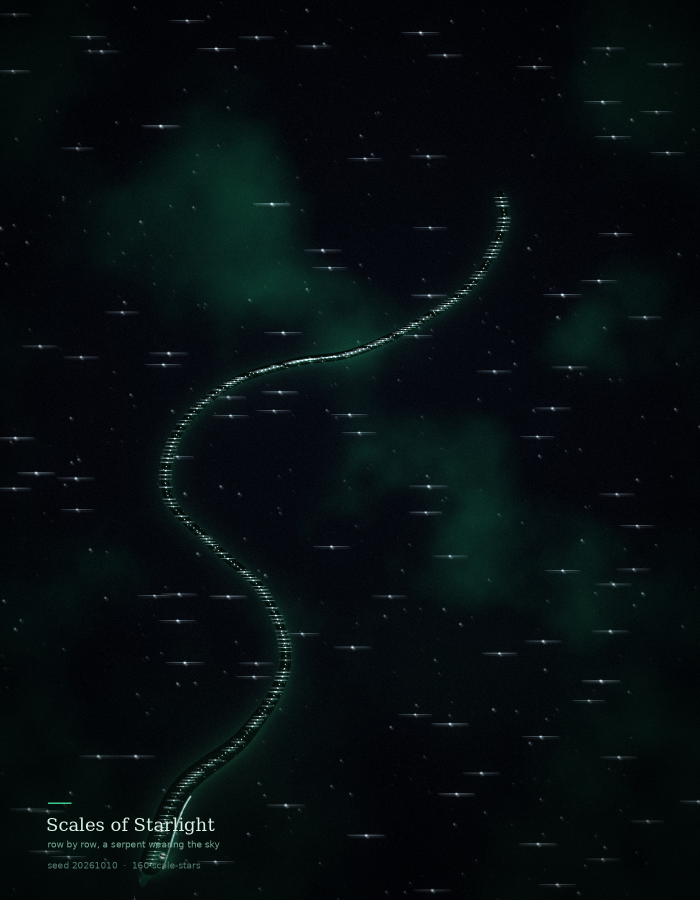
#> input picture scales-of-starlight.png, 1400 x 1800 px, found by its file name (shown at 1/2 size)
$ python probe_profile.py
#> lines starting #> are read from the running program, lines starting #| are printed output that depends on the picture
"""Probe 3: diagnose WHY (585,725) and (335,990) stay fused, without guessing.

For each flank sample, print the full luminance profile across the flank so I can
see the actual shape: is there a valley (dark) between two peaks, or a plateau
(two humps)? A plateau means the cores themselves overlap. A deep valley with high
fill means the ink/glow is refilling it.
"""
import numpy as np
from PIL import Image

im = np.asarray(Image.open("/home/adora/narusya-play/scales-of-starlight.png").convert("RGB")).astype(np.float32) / 255
H, W, _ = im.shape
#> H = 1800; W = 1400
lum = im @ np.array([0.299, 0.587, 0.114])

samples = [(585, 725), (335, 990), (490, 1470)]

for x0, y0 in samples:
    strip = lum[y0 - 12:y0 + 12, x0 - 110:x0 + 110]
    rowmax = strip.max(axis=0)
    # downsample to 90 chars for a readable profile
    n = len(rowmax)
    step = n // 90
    prof = rowmax[::step]
    s = "".join("#" if v > 0.7 else "+" if v > 0.45 else "." if v > 0.25 else " " for v in prof)
    print(f"--- ({x0},{y0}) 90px-wide profile (>0.7=#, >0.45=+, >0.25=.)")
    print(s)
    print()
#> this loop made 3 passes
#> pass 1, `strip = lum[y0 - 12:y0 + 12, x0 - 110:x0 + 110]`:
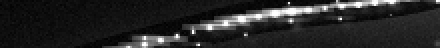
#> strip: shape (24, 220) float64 (shown 2 times larger); min 0.0023, max 1, mean 0.152
#> pass 2, `strip = lum[y0 - 12:y0 + 12, x0 - 110:x0 + 110]`:
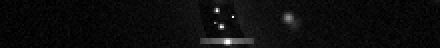
#> strip: shape (24, 220) float64 (shown 2 times larger); min 0, max 1, mean 0.0516
#> pass 3, `strip = lum[y0 - 12:y0 + 12, x0 - 110:x0 + 110]`:
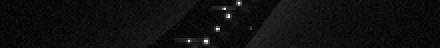
#> strip: shape (24, 220) float64 (shown 2 times larger); min 0.0023, max 0.973, mean 0.0635
